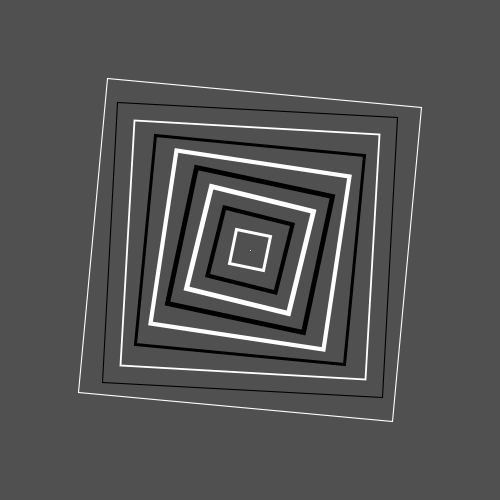
Frame 1 (no input)
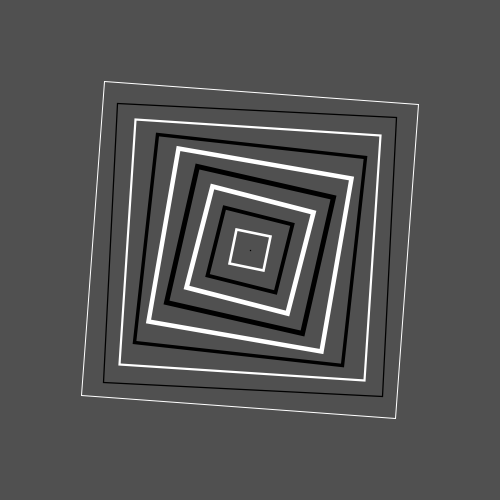
Frame 60 (the mouse pressed at the canvas centre just before this capture)
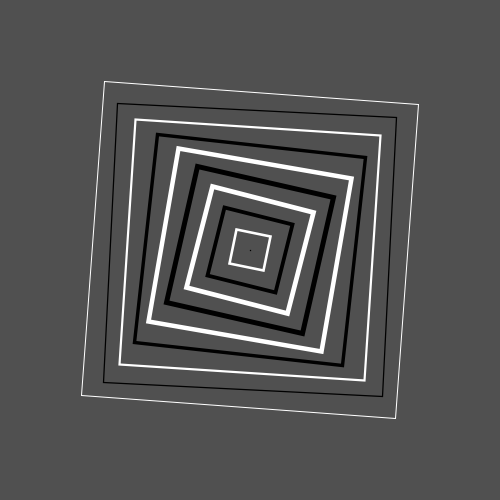
Frame 120 (the mouse held since frame 60 and released just before this capture)

The Processing sketch that drew these frames (run headless with seeded random() and noise(); from frame 60 on, the mouse is pressed at the canvas centre):

// Processing sketch: s06c1Sebastian
// ── s06c1Sebastian.pde
/*
 No existe una descripción general del código escrito, qué se verá, ni cómo se utiliza.
*/
Cuadrado a;


void setup() {
  size(500, 500);
// aspectos gráficos deben ser locales en la clase
  stroke(240);
  noFill();
  a=new Cuadrado();
}


void draw() {
  background(80);
 // los métodos se escriben con minúscula
  a.rotacion1();






}

// ── Cuadrado.pde
class Cuadrado {
  float x;//Origen del centro en X
  float y;//Origen del centro e Y
  int num=10; // Cantidad de cuadrados
  int frames = 30;// Velocidad del angulo de rotate "sw"
  float theta;//Es el resultado del angulo representado en PI

  Cuadrado() {
    x = width/2; // Se establece el origen de los cuadrados en el centro asignadnole un valor a x e y
    y = height/2;
  }



  void rotacion1() {
    translate(x, y);// Da el origen de los cuadrados con los valores anteriormente mencionados

    for (int i=0; i<num; i++) { //For asignado para definir la cantidad de cuadrados queremos que hayan
      float sz = i*35;// tamaño de los cuadrados multiplicados para aumentar de tamaño secuencialmente
      float sw = map(sin(theta+TWO_PI/num*i), -1, 1, 1, 5); // aumento y disminucion del GROSOR DE LA LINEA/ANGULO DE ROTACION a partir de rangos establecidos
      pushMatrix();
      rotate(sw/20); // Resultado final del angulo que genera elefecto rebote
      rect(0, 0, sz, sz); // Cuadrado con valores distintos segun sz (Escala de los cuadrados)
      if (i%2==1) { //Condicion que cambia los colores de las lineas dependiendo de los valores en i
        stroke(0);

      } else {
        stroke(255);
      }
      rectMode(CENTER);//Permite trabajar desde el centro de la figura
      strokeWeight(sw);// grosor de la linea
      popMatrix();
    }
    theta += TWO_PI/frames;
  }
}
